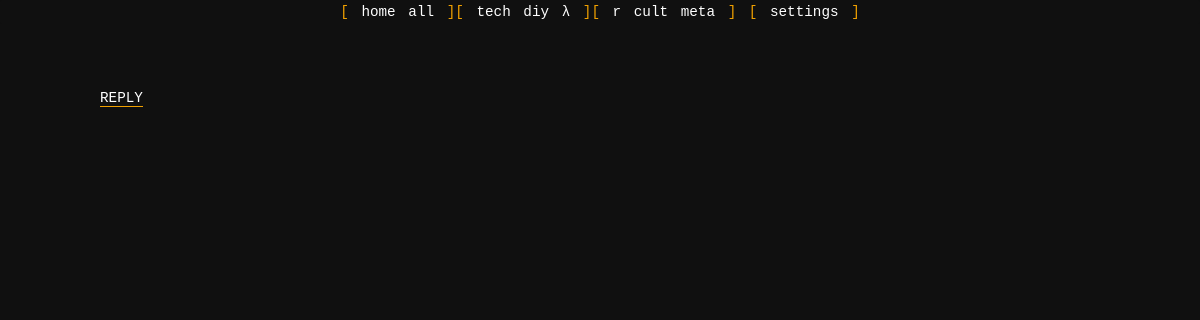
Page /tech/23/ on the earlier database version.
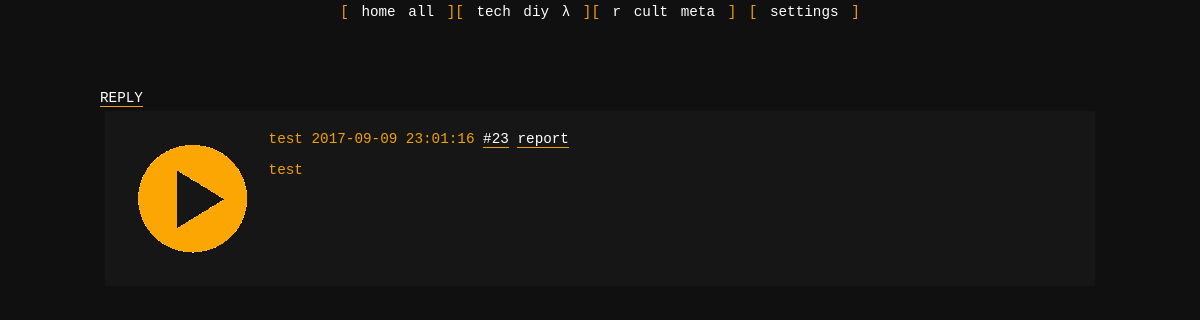
Same page on the later database version.
### models.py (models this page shows)
class Posts(db.Model):
    __tablename__ = 'posts'
    id        = db.Column(db.Integer, primary_key = True)
    op_id     = db.Column(db.Integer)
    board     = db.Column(db.String)
    name      = db.Column(db.String)
    subject   = db.Column(db.String)
    email     = db.Column(db.String)
    date      = db.Column(db.String)
    fname     = db.Column(db.String)
    text      = db.Column(db.Text)
    last_bump = db.Column(db.DateTime)
    deleted   = db.Column(db.Boolean)

### app.py (the view)
@app.route('/<board>/<id>/')
def show_thread(board, id):
    OP      = get_thread_OP(id)
    replies = get_replies(id)
    sidebar = get_sidebar(board)
    css = getcss()
    entries = OP + replies
    tn_all(entries)
    return render_template('show_thread.html', entries=entries, board=board, id=id, sidebar=sidebar, css=css, render_template = render_template, json = json)

### util.py (called while the page is built)
def get_replies(thread):
    return db.session.query(Posts).filter_by(op_id = thread, deleted = 0).all()

def get_thread_OP(id):
    return db.session.query(Posts).filter_by(id = id).all()

def get_sidebar(board):
    return db.session.query(Boards).filter_by(name=board).first()

def getcss():
    if session.get('css') is not None:
		css = session['css']
		print css
    else:
        css = "style.css"
    return css

def thumbnail(fname):
    if fname is None: return None
    ext = fname.split(".")[-1]
    if ext == "webm": return "/static/video.png"
    if ext == "pdf": return "/static/doc.png"
    return "/static/thumbs/" + fname

def tn_all(l):
    for x in l:
	x.thumbnail = thumbnail(x.fname)

### templates/show_thread.html (shortened to what this page needs)
{% extends "layout.html" %}
{% block body %}
<div id=wrap>
<div name="buttonON"><a href="#nav">REPLY</a></div>
<div id=left>
{% for entry in entries %}
{% if entry.op_id %}
<div class=post>
{% else %}
<div class=thread>
{% endif %}
{% include("thread_partial.html") %}
{% endfor %}
</div>
</div>
{% endblock %}

### templates/thread_partial.html (shortened to what this page needs)
   {% if entry.fname %}
    <a href="#img{{ entry.id }}" style="border: none;"> <img class=thumb src={{ entry.thumbnail }}></a>
    {% endif %}
    <div class='post_body' id='{{ entry.id }}'>
	<div class='byline'>
		<span>
			{% if entry.email %}
			<a href="mailto:{{ entry.email }}">{{ entry.name }}</a>
			{% else %}
			{{ entry.name }}
			{% endif %}
		</span>
		<span>{{ entry.date }}</span>
		<span class="fake_a" onclick="cite({{ entry.id }}, {{ entry.op_id }}, {{ json.dumps(entry.board) }})">#{{ entry.id }}</span>
        <a href="{{ url_for('report') }}?id={{entry.id}}&board={{board}}&thread={{entry.op_id}}">report</a>
	</div>
	{{ entry.text|markdown }}
</div>
</div>

Differences in the rows shown:
added Posts: name "test", date "2017-09-09 23:01:16", id "23", text "test"
